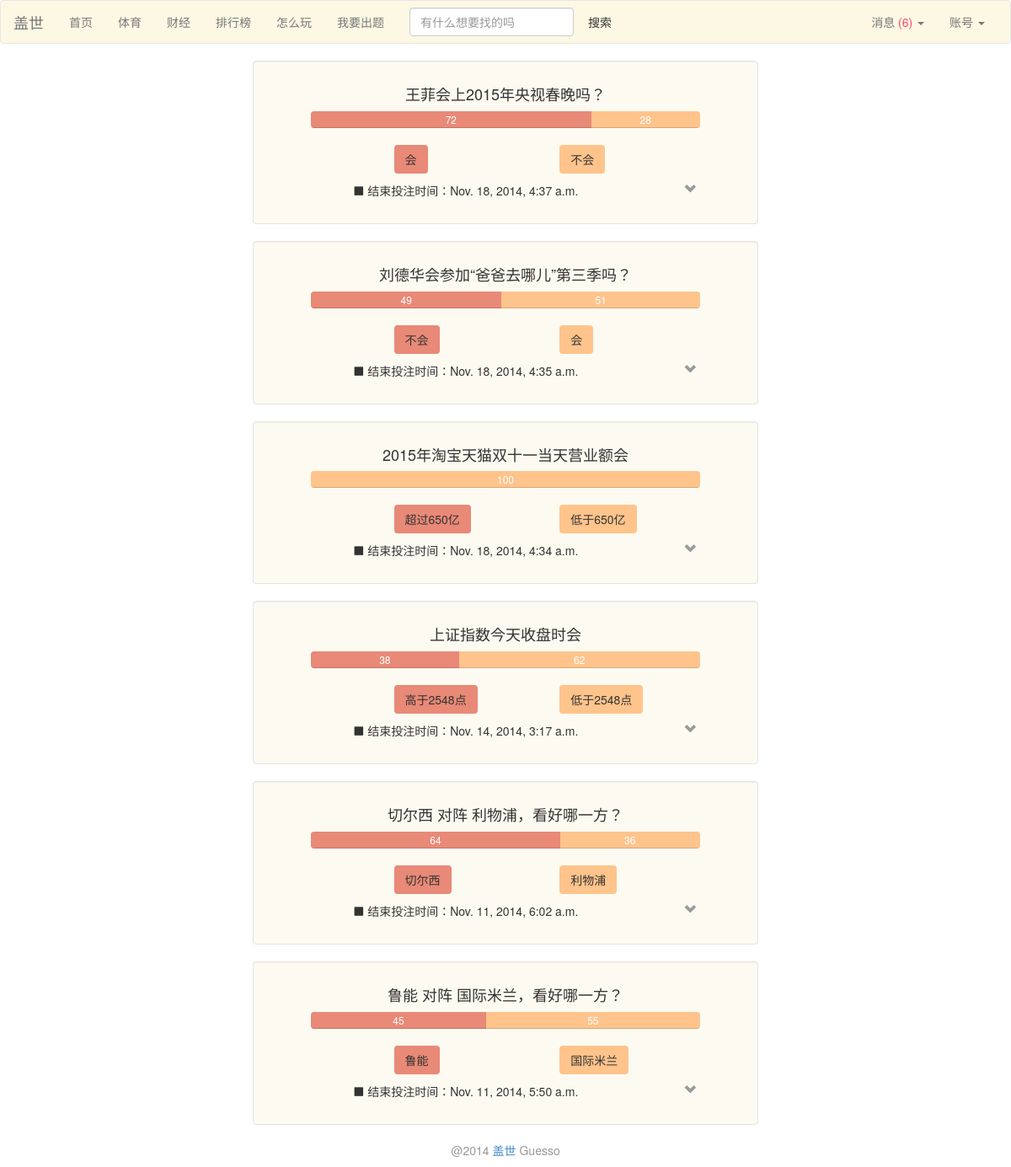
The app's page /home (signed in), older data.
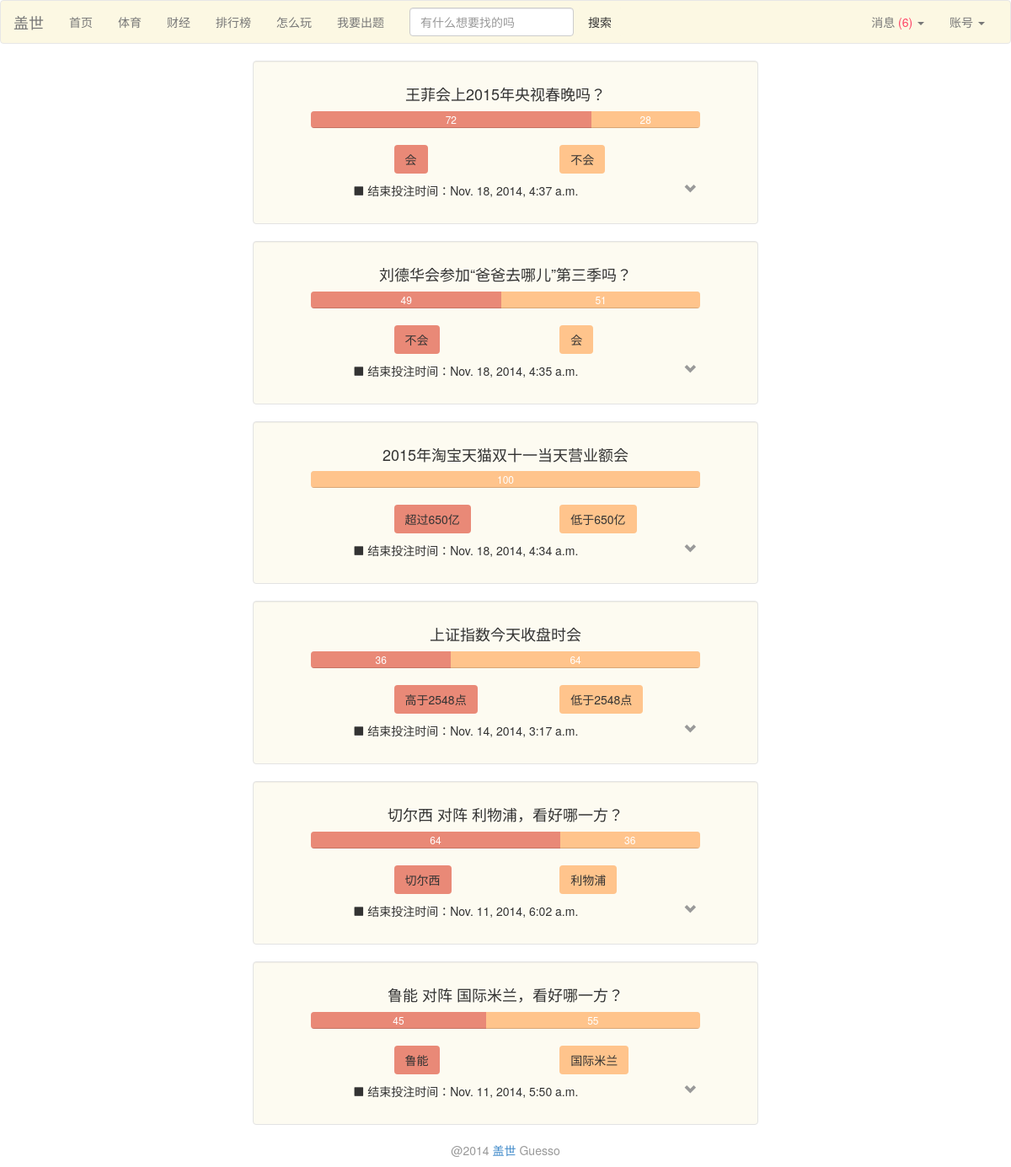
The same page, newer data.
### Guess/models.py (models this page shows)
class Game(models.Model):
	index = models.IntegerField()
	headline = models.TextField()
	begin = models.DateTimeField(auto_now_add=True)
	expire = models.DateTimeField()
	name_home = models.CharField(max_length=30)
	price_home = models.IntegerField(default=50)
	num_home = models.IntegerField(default=0)
	name_away = models.CharField(max_length=30)
	price_away = models.IntegerField(default=50)
	num_away = models.IntegerField(default=0)
	outcome = models.BooleanField(default=False)   # True means home wins and vice versa
	ended = models.BooleanField(default=False)
	event = models.IntegerField()
	is_primary = models.IntegerField(default=0)
	game_type = models.CharField(max_length=50)
	class Meta:
		ordering = ('expire',)

### Guess/views.py (the view)
# urls.py: url(r'^home$', 'Guess.views.home', name='home'),
def home(request):
	return render_main(request, 'home')

### Guess/views.py (called while the page is built)
def render_main(request, url, game_type=None):
	if not request.user.is_authenticated():
		return redirect(reverse('login'))
	if game_type is None:
		temps = Game.objects.filter(ended=False).order_by('-event','-is_primary')
	else:
		temps = Game.objects.filter(ended=False,game_type=game_type).order_by('-event','-is_primary')
	gamess = game_choose_and_sort(temps)
	cur_person = Person.objects.get(user=request.user)
	if request.method == 'POST':
		if 'marked_all_as_read' in request.POST:
			marked_all_as_read(cur_person)
		for cur_game in temps:
			accept_bet(request,cur_person,cur_game)
		return redirect(reverse(url))
	else:
		para = {}
		para['gamess'] = gamess
		para = encap_para(para, cur_person)
		return render(request, 'home.html', para)

def game_choose_and_sort(temps):
	gamess = []
	games = []
	flag = 0
	for p in temps:
		if flag == 0:
			event = p.event
			flag = 1
		elif p.event != event:
			event = p.event
			gamess.append(games)
			games = []
		games.append(p)
	gamess.append(games)
	return gamess

def find_unread(person):
	return Message.objects.filter(owner=person, read=False)

### Guess/templates/home.html (shortened to what this page needs)
{% load bootstrap3 %}
{% load profile_tag %}
{% include "nav_bar.html" %}
<body>
{% for games in gamess %}
{% if forloop.counter == 1 %}
<div class="well well-frame-c1 col-md-6 col-md-offset-3">
{% elif forloop.counter == 2 %}
<div class="well well-frame-c1 col-md-6 col-md-offset-3">
{% elif forloop.counter == 3 %}
<div class="well well-frame-c1 col-md-6 col-md-offset-3">
{% elif forloop.counter == 4 %}
<div class="well well-frame-c1 col-md-6 col-md-offset-3">
{% elif forloop.counter == 5 %}
<div class="well well-frame-c1 col-md-6 col-md-offset-3">
{% elif forloop.counter == 6 %}
<div class="well well-frame-c1 col-md-6 col-md-offset-3">
{% elif forloop.counter == 7 %}
<div class="well well-frame-c1 col-md-6 col-md-offset-3">
{% elif forloop.counter == 8 %}
<div class="well well-frame-c1 col-md-6 col-md-offset-3">
{% elif forloop.counter == 9 %}
<div class="well well-frame-c1 col-md-6 col-md-offset-3">
{% elif forloop.counter == 10 %}
<div class="well well-frame-c1 col-md-6 col-md-offset-3">
{% endif %}
{% for game in games %}
{% if forloop.first %}
<div class = "row">
    <div class="col-md-10 col-md-offset-1">
        {% if game.game_type == "财经" %}
            <h4 class="text-center">{{ game.headline }}</h4>
        {% elif game.game_type == "体育" %}
            <h4 class="text-center">{{ game.name_home }} 对阵 {{ game.name_away }}，看好哪一方？</h4>
        {% endif %}
        <div class="progress">
            <div class="progress-bar progress-bar-c1" style="width: {{ game.price_home }}%">{{ game.price_home }}</div>
            <div class="progress-bar progress-bar-c2" style="width: {{ game.price_away }}%">{{ game.price_away }}</div>
        </div>
    </div>
</div>
<div class="row">
    <form method="POST">
         <div class="col-md-1 col-md-offset-3 spacer"><input class="btn progress-bar-c1" type="submit" value={{ game.name_home }} name="h:{{ game.pk }}" onclick="on_submit(event)"/></div>
         <div class="col-md-1 col-md-offset-3 spacer"><input class="btn progress-bar-c2" type="submit" value={{ game.name_away }} name="a:{{ game.pk }}" onclick="on_submit(event)"/></div>
         <p class="col-md-8 col-md-offset-2"><i class="glyphicon glyphicon-stop"></i> 结束投注时间：{{ game.expire }}</p>
         <div class="col-xs-1 col-sm-1 col-md-1 col-lg-1 dropdown-user"  data-for=".{{ game.pk }}">
                <i class="glyphicon glyphicon-chevron-down text-muted"></i>
         </div>
                                    {% endif %}
{% endfor %}
    </form>
</div>
</div>
{% endfor %}
{% include "footer.html" %}
</body>

Row changes from the older to the newer data that the page shows:
changed Game "上证指数今天收盘时会": price_home "38" → "36"; price_away "62" → "64"
